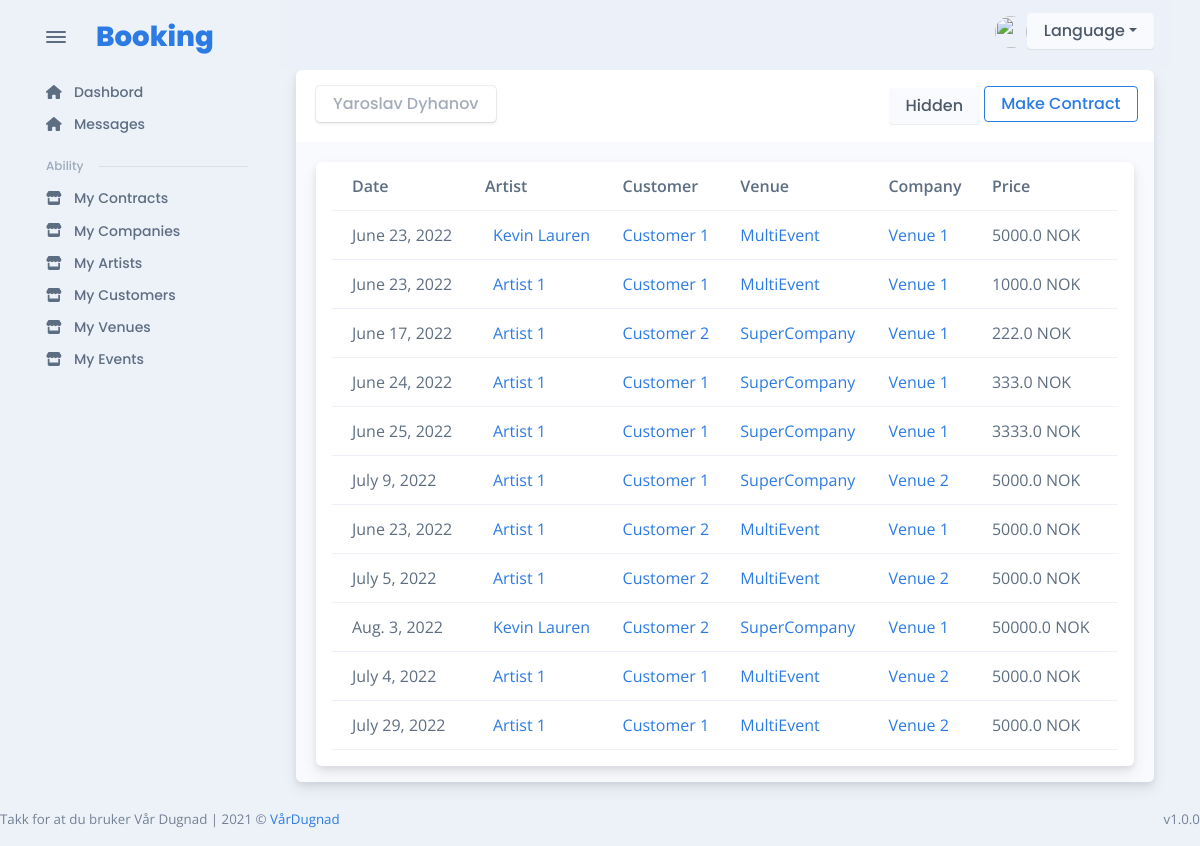
Page /en/contract/user_contracts/12/visible/ (signed in) on the committed database.
### users/models.py (models this page shows, shortened)
class User(AbstractBaseUser):
    email = models.EmailField(max_length=255, unique=True)
    first_name = models.CharField(max_length=255)
    last_name = models.CharField(max_length=255)
    picture = models.ImageField(upload_to="images/users", blank=True)
    phone = models.CharField(max_length=50, blank=True)
    driver_licens_classes = models.CharField(max_length=50, blank=True)
    birthdate = models.DateField(null=True, blank=True)
    last_login = models.DateTimeField(auto_now_add=True)
    is_active = models.BooleanField(default=True)  # can login
    staff = models.BooleanField(default=False)  # can login
    admin = models.BooleanField(default=False)  # can login
    USERNAME_FIELD = "email"
    REQUIRED_FIELDS = ["first_name", "last_name"]
    objects = UserManager()
    def get_full_name(self):
        full_name = self.first_name.title() + " " + self.last_name.title()
        return full_name
    @property
    def is_staff(self):
        return self.staff

### contract/models.py (models this page shows, shortened)
class Contract(models.Model):
    artist = models.ForeignKey(
        Artist, verbose_name=("Contract artist"), on_delete=models.CASCADE, null=True
    )
    customer = models.ForeignKey(
        Customer, verbose_name=("Customer"), on_delete=models.CASCADE, null=True
    )
    company = models.ForeignKey(
        Company, verbose_name=("Company"), on_delete=models.CASCADE, null=True
    )
    venue = models.ForeignKey(
        Venue, verbose_name=("Venue"), on_delete=models.CASCADE, null=True
    )
    price = models.FloatField(("Price"), max_length=255)
    payment_methods = models.TextField(("Payment Methods"), null=True)
    date = models.DateField("Date", null=True)
    comment = models.TextField(("Comment"), blank=True, null=True)
    visible = models.BooleanField(("Visible"), default=True, null=True)
    signed = models.BooleanField(("Signed"), default=False, null=True)
    ADITIONAL_STAFF_CHOICES = (
        ("Reise", "Reise"),
        ("Hotell", "Hotell"),
        ("Tono", "Tono"),
        ("Interntransport", "Interntransport"),
        ("Middag", "Middag"),
        ("Lunsj", "Lunsj"),
        ("Teknikk", "Teknikk"),
    )
    aditional_staff = MultiSelectField(choices=ADITIONAL_STAFF_CHOICES, null=True)
    contract = RichTextField("Artist Contract", null=True, blank=True)
    contract_pdf_url = models.CharField(
        ("Contract PDF"), max_length=150, null=True, blank=True
    )
    class Meta:
        unique_together = ("artist", "customer", "date")

### artist/models.py (models this page shows, shortened)
class Artist(models.Model):
    name = models.CharField("name", max_length=255, unique=True)
    technical_raider = RichTextField("technical raider")
    hospitality_raider = RichTextField("technical raider")
    active = models.BooleanField(default=True)

### customer/models.py (models this page shows, shortened)
class Customer(models.Model):
    organization_number = models.CharField(
        "Organization number", max_length=255, unique=True
    )
    name = models.CharField("Name", max_length=255, unique=True)
    address = models.CharField("Address", max_length=255)
    zip_code = models.CharField("Zip Code", max_length=255)
    city = models.CharField("City", max_length=255)
    active = models.BooleanField(default=True)

### company/models.py (models this page shows, shortened)
class Company(models.Model):
    organization_number = models.CharField(("Organozation Number"), max_length=150)
    name = models.CharField(("Name"), max_length=150)
    address = models.CharField(("Address"), max_length=150)
    zip_code = models.CharField(("Zip Code"), max_length=50)
    city = models.CharField(("City"), max_length=50)
    terms = RichTextField("Terms", null=True)
    icon = models.FileField(("icon"), upload_to="category_image", null=True)
    active = models.BooleanField(("Active"), default=True)

### venue/models.py (models this page shows, shortened)
class Venue(models.Model):
    name = models.CharField("Name", max_length=255)
    address = models.CharField("Address", max_length=255)
    zip_code = models.CharField("Zip Code", max_length=255)
    city = models.CharField("City", max_length=255)
    phone = models.CharField("Phone", max_length=255)
    email = models.EmailField("Email", max_length=255)
    capacity = models.CharField("Capacity", max_length=255)
    opening = models.TimeField(("Opening Time"), auto_now=False, auto_now_add=False)
    closing = models.TimeField(("Closing Time"), auto_now=False, auto_now_add=False)
    age_limit = models.IntegerField(("Age Limit"))
    comment = models.TextField(("Comment"), blank=True)
    equipment = models.TextField(("Equipment"), blank=True)
    POWER_CHOICES = (
        ("32 Amp Blå", "32 Amp Blå"),
        ("32 Amp rød", "32 Amp rød"),
        ("63 Amp Blå", "63 Amp Blå"),
        ("63 Amp rød", "63 Amp rød"),
    )
    power = MultiSelectField(choices=POWER_CHOICES)
    active = models.BooleanField(default=True)

### contract/views.py (the view)
def get_visible_contracts_for_user(request, user_id):
    user = user_handle.get_user_by_id(user_id)
    try:
        contracts = handle_contract.get_contracts_for_user(user)
    except Exception as err:
        print(err)
        messages.error(request, "Something went wrong")
    return render(
        request,
        "contract/contracts_for_user.html",
        {"contracts": contracts, "hidden": False},
    )

### artist/templatetags/artist_tags.py (called while the page is built)
@register.filter
def has_access_to_artist(user):
    return ArtistAccess.objects.filter(access=user)

@register.filter
def get_name_hidden_block_contract(contract_id):
    return f"contract_id_hidden_block_{contract_id}"

@register.filter
def is_allowed_to_change(user, contract):
    return ContractEventTeam.objects.filter(contract=contract, user=user, role="admin")

@register.filter
def user_company_admin(user):
    return CompanyAccess.objects.filter(access=user, admin=True)

### contract/services/handle_contract.py (called while the page is built)
def get_contracts_for_user(user, visible=True):
    customer_ids = [
        el.customer.id for el in CustomerAccess.objects.filter(access=user, admin=True)
    ]
    contract_ids = [
        el.contract.id for el in ContractEventTeam.objects.filter(user=user)
    ]
    return Contract.objects.filter(id__in=contract_ids, visible=visible)

### customer/templatetags/customer_tags.py (called while the page is built)
@register.filter
def has_access_to_customer(user):
    return CustomerAccess.objects.filter(access=user)

@register.filter
def user_hass_access_to_contract(user):
    if user.is_authenticated:
        return ContractEventTeam.objects.filter(user=user)

### event/templatetags/event_tags.py (called while the page is built)
@register.filter
def has_access_to_event(user):
    return EventTeam.objects.filter(user = user)

### users/services/user_handle.py (called while the page is built)
def get_user_by_id(user_id):
    return User.objects.get(pk=user_id)

### venue/templatetags/venue_tags.py (called while the page is built)
@register.filter
def has_access_to_venue(user):
    return VenueAccess.objects.filter(access=user)

### templates/contract/contracts_for_user.html (shortened to what this page needs)
{% extends 'base/auth_base.html' %}
{% load static %}
{% load widget_tweaks %}
{% load artist_tags %}
{% block link %}
    <link rel="stylesheet" href="{% static  'css/artist_events.css' %}">
{% endblock link %}
{% block content %}
<div class="card">
  <div class="card-header">
    <div class="row flex-between-center">
      <div class="col-4 col-sm-auto  align-items-center pe-0" style="width:99%; display: flex; justify-content: space-between;">
        <div class="btn btn-falcon-default me-1 mb-1 disabled">{{user.get_full_name}}</div>
        <div class="block">
            {% if not hidden %}
                <a class="btn btn-light" href="{% url 'get_hidden_contracts_for_user' user.id %}">Hidden</a>
                {% if user|user_company_admin %}
                    <a class="btn btn-outline-primary  me-1 mb-1"   href="{% url 'customer_create_contract_from_user' user.id %}">Make Contract</a>
                {% endif %}
            {% else %}
                <a class="btn btn-success" href="{% url 'get_visible_contracts_for_user' user.id %}">Visible</a>
            {% endif %}
        </div>
      </div>
    </div>
  </div>
  <div class="card-body bg-light pb-0">
      {% if contracts|length %}
      <div class="container">
        <div class="row" id="main">
            <div class="card mb-3" style="max-width: 1800px;">
                <div class="row g-0" id="row_row">
                    <table class="table table-hover table-striped overflow-hidden contract_table_list">
                    <thead>
                        <tr>
                        <th scope="col">Date</th>
                        <th scope="col">Artist</th>
                        <th scope="col">Customer</th>
                        <th scope="col">Venue</th>
                        <th scope="col">Company</th>
                        <th score="col">Price</th>
                        </tr>
                    </thead>
                    <tbody>
                        {% for contract in contracts %}
                            <tr class="align-middle table_contract_main_row" id="{{contract.id|get_name_hidden_block_contract}}">
                                <td>{{contract.date}}</td>
                                <td class="text-nowrap">
                                    <div class="d-flex align-items-center">
                                    <div class="ms-2"><a href="{% url 'artist_details' contract.artist.id %}">{{contract.artist.name}}</a></div>
                                    </div>
                                </td>
                                <td><div class="block">
                                    <a href="{% url 'customer_details' contract.customer.id %}">{{contract.customer.name}}</a>
                                </div></td>
                                <td><div class="block">
                                    <a href="{% url 'get_company_details' contract.company.id %}">{{contract.company.name}}</a>
                                </div></td>
                                <td><div class="block">
                                    <a href="{% url 'get_venue_details' contract.venue.id %}">{{contract.venue.name}}</a>
                                </div></td>
                                <td>{{contract.price}} <span>NOK</span></td>
                            </tr>
                        {% endfor %}
                    </tbody>
                    </table>
                    </div>
                </div>
            </div>
        </div>
    </div>
      {% else %}
        {% if hidden %}
            <p>There is no any hidden contract</p>
        {% else %}
            <p>This custoer has no contarct</p>
        {% endif %}
      {% endif %}
    </div>
  </div>
  </div>
{% endblock %}

### rows in the picture
User: get_full_name "Yaroslav Dyhanov"
Contract: date "June 23, 2022", artist.name "Kevin Lauren", customer.name "Customer 1", company.name "MultiEvent", venue.name "Venue 1", price "5000.0"
Contract: date "June 23, 2022", artist.name "Artist 1", customer.name "Customer 1", company.name "MultiEvent", venue.name "Venue 1", price "1000.0"
Contract: date "June 17, 2022", artist.name "Artist 1", customer.name "Customer 2", company.name "SuperCompany", venue.name "Venue 1", price "222.0"
Contract: date "June 24, 2022", artist.name "Artist 1", customer.name "Customer 1", company.name "SuperCompany", venue.name "Venue 1", price "333.0"
Contract: date "June 25, 2022", artist.name "Artist 1", customer.name "Customer 1", company.name "SuperCompany", venue.name "Venue 1", price "3333.0"
Contract: date "July 9, 2022", artist.name "Artist 1", customer.name "Customer 1", company.name "SuperCompany", venue.name "Venue 2", price "5000.0"
Contract: date "June 23, 2022", artist.name "Artist 1", customer.name "Customer 2", company.name "MultiEvent", venue.name "Venue 1", price "5000.0"
Contract: date "July 5, 2022", artist.name "Artist 1", customer.name "Customer 2", company.name "MultiEvent", venue.name "Venue 2", price "5000.0"
Contract: date "Aug. 3, 2022", artist.name "Kevin Lauren", customer.name "Customer 2", company.name "SuperCompany", venue.name "Venue 1", price "50000.0"
Contract: date "July 4, 2022", artist.name "Artist 1", customer.name "Customer 1", company.name "MultiEvent", venue.name "Venue 2", price "5000.0"
Contract: date "July 29, 2022", artist.name "Artist 1", customer.name "Customer 1", company.name "MultiEvent", venue.name "Venue 2", price "5000.0"
